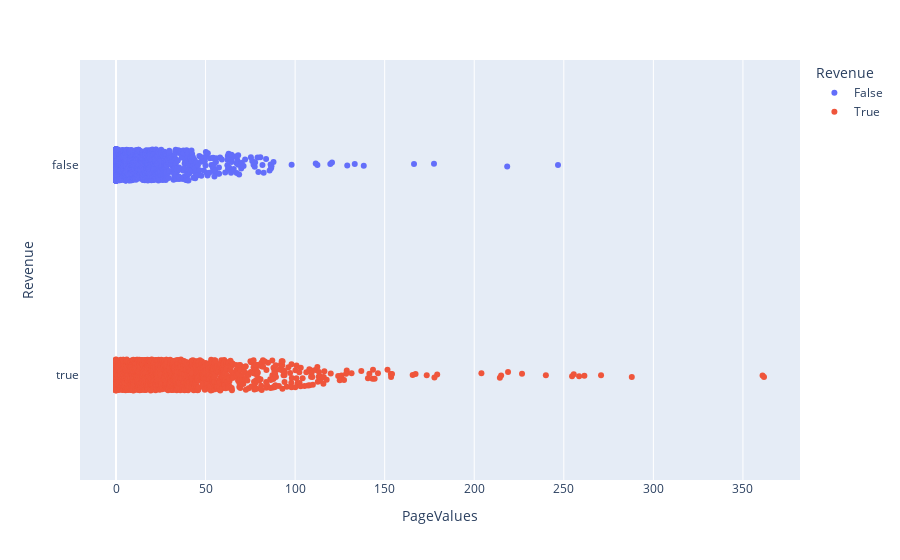

Notebook cell for this chart:
### Markdown cell above
##### 2.5. Page values vs revenue

### Code cell
fig = plotly.express.strip(df,x='PageValues',y='Revenue',color='Revenue')
fig.show()

### Figure 1 — Plotly figure (JSON) as saved in the notebook; plotly's stock layout.template omitted (floating-point values rounded to 4 significant figures; data arrays with more than 128 entries replaced by an {"elided": "..."} marker saying what was removed)
{"data": [{"alignmentgroup": "True", "boxpoints": "all", "fillcolor": "rgba(255,255,255,0)", "hoveron": "points", "hovertemplate": "Revenue=%{y}<br>PageValues=%{x}<extra></extra>", "legendgroup": "False", "line": {"color": "rgba(255,255,255,0)"}, "marker": {"color": "#636efa"}, "name": "False", "offsetgroup": "False", "orientation": "h", "pointpos": 0, "showlegend": true, "type": "box", "x": {"elided": "10422 float values"}, "x0": " ", "xaxis": "x", "y": {"elided": "10422 bool values"}, "y0": " ", "yaxis": "y"}, {"alignmentgroup": "True", "boxpoints": "all", "fillcolor": "rgba(255,255,255,0)", "hoveron": "points", "hovertemplate": "Revenue=%{y}<br>PageValues=%{x}<extra></extra>", "legendgroup": "True", "line": {"color": "rgba(255,255,255,0)"}, "marker": {"color": "#EF553B"}, "name": "True", "offsetgroup": "True", "orientation": "h", "pointpos": 0, "showlegend": true, "type": "box", "x": {"elided": "1908 float values"}, "x0": " ", "xaxis": "x", "y": {"elided": "1908 bool values"}, "y0": " ", "yaxis": "y"}], "layout": {"boxmode": "overlay", "legend": {"title": {"text": "Revenue"}, "tracegroupgap": 0}, "margin": {"t": 60}, "xaxis": {"anchor": "y", "domain": [0, 1], "title": {"text": "PageValues"}}, "yaxis": {"anchor": "x", "categoryarray": [true, false], "categoryorder": "array", "domain": [0, 1], "title": {"text": "Revenue"}}}}
